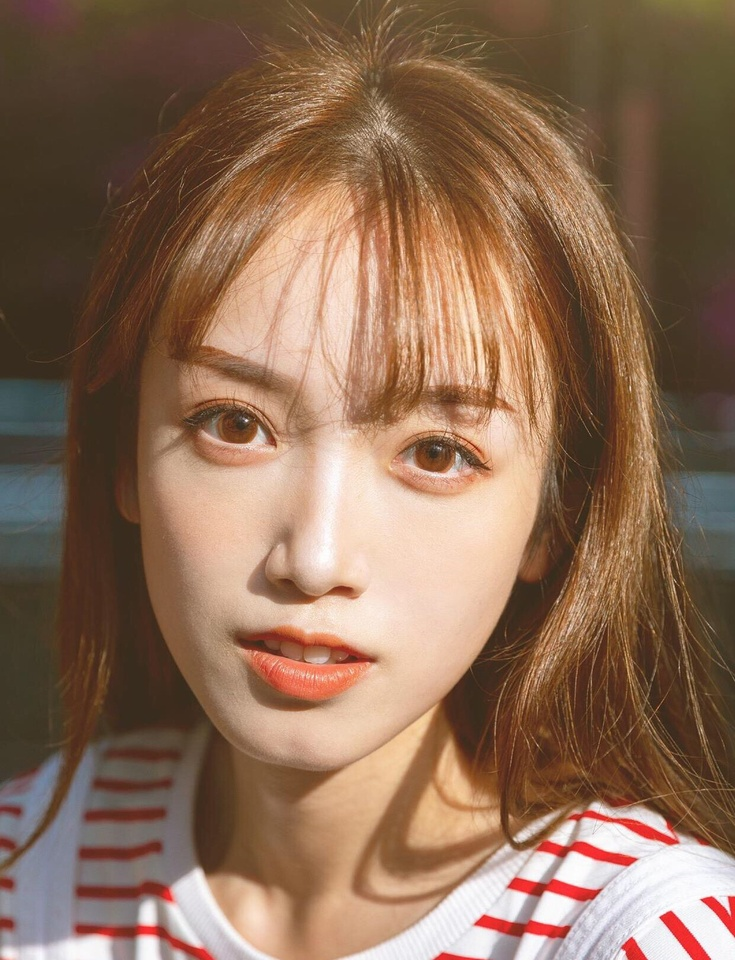
#> input picture image/women.jpeg, 735 x 960 px, shrunk from 1242 x 1621 before the run
$ python main.py   (older library calls are emulated)
#> lines starting #> are read from the running program, lines starting #| are printed output that depends on the picture; after the words box and inside, x2 and y2 are one past the last pixel; in counts of white or black regions, pixels touching at a corner belong together
### GeneticAlgorithm.py
import numpy as np
import random
from otsu import my_otsu
from PIL import Image


class GeneticAlgorithm:
    def __init__(self, image, N, max_interation):
        self.image = np.array(image)
        self.N = N  # 种群个数
        self.population = self.init_chrome(self.N)
        self.max_interation = max_interation  # 迭代的最大次数

    # 将染色体转化为十进制数进行ostu比较
    def bin_to_oct(self, chrom):
        result = 0
        for i in range(len(chrom) - 1, -1, -1):
            if chrom[i] == 1:
                result += pow(2, len(chrom) - 1 - i)
            else:
                pass
        return result

    # 初始化N条染色体
    def init_chrome(self, N):
        population = []
        for i in range(0, N):
            population.append(np.random.randint(0, 2, 8).tolist())
        return population
        # [6 lines of commented-out code are left out]
    def get_fitness(self):
        test_nums = []
        for pop in self.population:
            test_nums.append(self.bin_to_oct(pop))
        fitness = [my_otsu(self.image, i) for i in test_nums]
        #dicts = dict(zip(test_nums, fitness))
        return fitness

    # 对染色体进行选择,随机选择种群个数的染色体组，允许重复，实现轮盘选择法
    def select(self):
        new_population = []
        fitness = self.get_fitness()
        sum_fitness = np.sum(fitness)
        probability = fitness / sum_fitness
        # 计算累计概率
        accu_probability = [0]
        for i in range(0, len(probability), 1):
            accu_probability.append(sum(probability[0:i+1]))
        # 产生N个0-1的随机数
        random_num = np.random.random(self.N)
        for num in random_num:
            for i in range(0, len(accu_probability), 1):
                if accu_probability[i] <= num <= accu_probability[i + 1]:
                    new_population.append(self.population[i])
                else:
                    pass

        # 选择过后种群变少了，或者变多了，需要重新生成，或者舍弃
        if len(new_population) < self.N:
            for i in range(0, self.N - len(new_population)):
                new_population.append(np.random.randint(0, 2, 8).tolist())
            self.population = new_population[:]
        elif len(new_population) > self.N:
            self.population = new_population[:self.N]

        # [14 lines of commented-out code are left out]
    def cross(self):
        num1, num2 = random.randint(0, self.N - 2), random.randint(0, self.N - 2)
        cross_bits_num = 4
        self.population[num1][cross_bits_num:], self.population[num2][cross_bits_num:] = \
            self.population[num2][cross_bits_num:], self.population[num1][cross_bits_num:]

    # 选择染色体进行变异
    def mutate(self):
        # 计算变异的染色体个数
        # 进行退火操作
        mutate_num = 0.04 * self.N * 8
        mutate_num = int(mutate_num)
        for i in range(mutate_num):
            x = random.randint(0, 7)
            y = random.randint(0, 7)
            pre_fitness = my_otsu(self.image, self.bin_to_oct(self.population[x]))
            if self.population[x][y] == 1:
                self.population[x][y] = 0
                # [10 lines of commented-out code are left out]
            else:
                self.population[x][y] = 1
                # [10 lines of commented-out code are left out]

    def get_threshold(self):
        best_thresholds, best_fitnesss = [], []
        inter_count = 0
        fitness = self.get_fitness()
        best_fitness = np.max(fitness)
        print(best_fitness)
        # 对种群进行灾变，如果5代只能还没有出现比之前更加优秀的种群，则后面的每次迭代都杀死最优秀的种群
        fiteness_max, sustain_num, cata_count = 0, 0, 0
        best_threshold = self.bin_to_oct(self.population[np.argmax(fitness)])
        while True:
            self.select()
            self.cross()
            self.mutate()
            fitness = self.get_fitness()
            if best_fitness < np.max(fitness):
                best_fitness = np.max(fitness)
                best_threshold = self.bin_to_oct(self.population[np.argmax(fitness)])
                inter_count += 1
                sustain_num = 0
            else:
                sustain_num += 1
                inter_count += 1
                if sustain_num >= 5:  # 五代以内都没有出现更好的种群,发生灾变
                    fitness_max = max(fitness)
                    for i in range(0, len(self.population)):
                        if my_otsu(self.image, self.bin_to_oct(self.population[i])) == fiteness_max:
                            self.population[i] = self.init_chrome(1)
                            cata_count += 1
                            if cata_count == 5:
                                sustain_num, cata_count = 0, 0
                        else:
                            pass

            if inter_count > self.max_interation:
                break
            print("适应度函数最大值为： {}".format(best_threshold))
            best_thresholds.append(best_threshold)
            print("最佳适应度为： {}".format(best_fitness))
            best_fitnesss.append(best_fitness)
            print()
        return best_threshold, best_thresholds, best_fitnesss, inter_count

### otsu.py
import numpy as np
import matplotlib.pyplot as plt
from PIL import Image


def total_pix(image):
    size = image.shape[0] * image.shape[1]
    return size


# [46 lines left out: functions histogramify, get_best_threshold, not called in this run]


def my_otsu(image, threshold):
    image = np.transpose(np.asarray(image))
    total = total_pix(image)
    bin_image = image < threshold
    sumT = np.sum(image)
    w0 = np.sum(bin_image)
    sum0 = np.sum(bin_image * image)
    w1 = total - w0
    if w1 == 0:
        return 0
    sum1 = sumT - sum0
    mean0 = sum0 / (w0 * 1.0)
    mean1 = sum1 / (w1 * 1.0)
    varBetween = w0 / (total * 1.0) * w1 / (total * 1.0) * (mean0 - mean1) * (
            mean0 - mean1)  # formulation form https://en.wikipedia.org/wiki/Otsu%27s_method
    # print "varBetween is:", varBetween
    return varBetween


#print(my_otsu(img_array, 116))

### main.py
import numpy as np
import matplotlib.pyplot as plt
from PIL import Image
from GeneticAlgorithm import GeneticAlgorithm
import otsu


def threshold(t, image):
    image_tmp = np.asarray(image)
    intensity_array = list(np.where(image_tmp < t, 0, 255).reshape(-1))
    image.putdata(intensity_array)
    #image.show()
    image.save('image/output.jpg')


def main():
    thresholds, fitnesss = [], []
    im = Image.open('image/women.jpeg')
#> im is the input picture: PIL image 735x960 RGB; mean R, G, B 140.5, 108.8, 86.3
    im.load()
    #im.show()
    im_gray = im.convert('L')
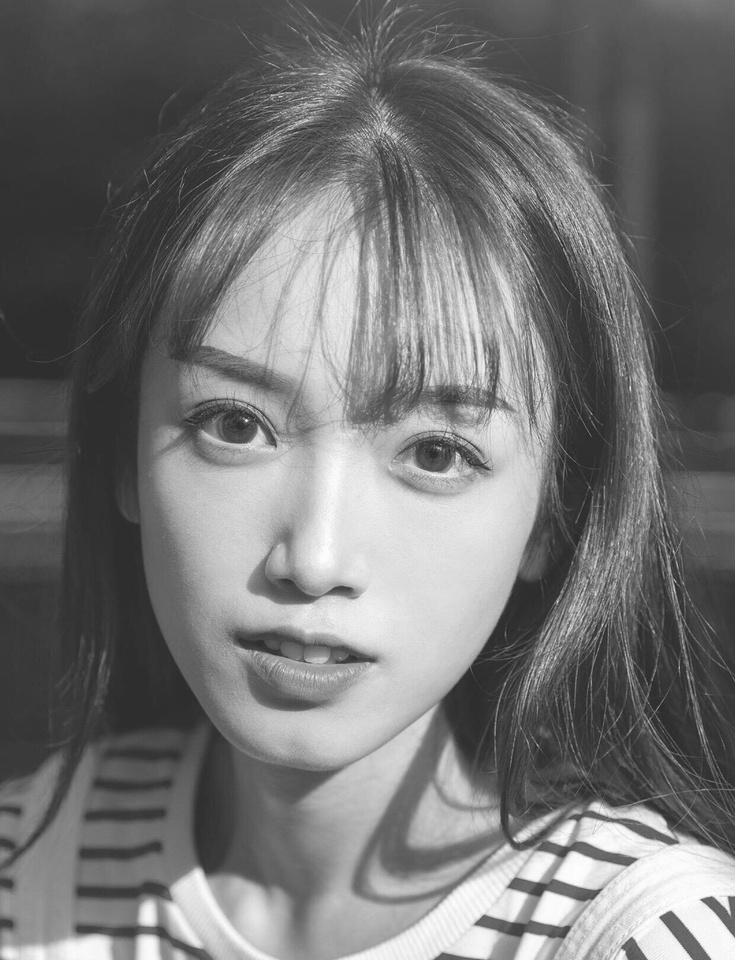
#> im_gray: PIL image 735x960 L; min 31, max 255, mean 115.7
    # im_gray.show()
    # im_gray.save('image/woman_gray.jpg')
    g = GeneticAlgorithm(im_gray, 8, 100)
    # print(otsu.get_best_threshold(np.array(im_gray)))
    best_threshold, thresholds, fitnesss, cur_iteration = g.get_threshold()
#> in my_otsu, `image = np.transpose(np.asarray(image))`:
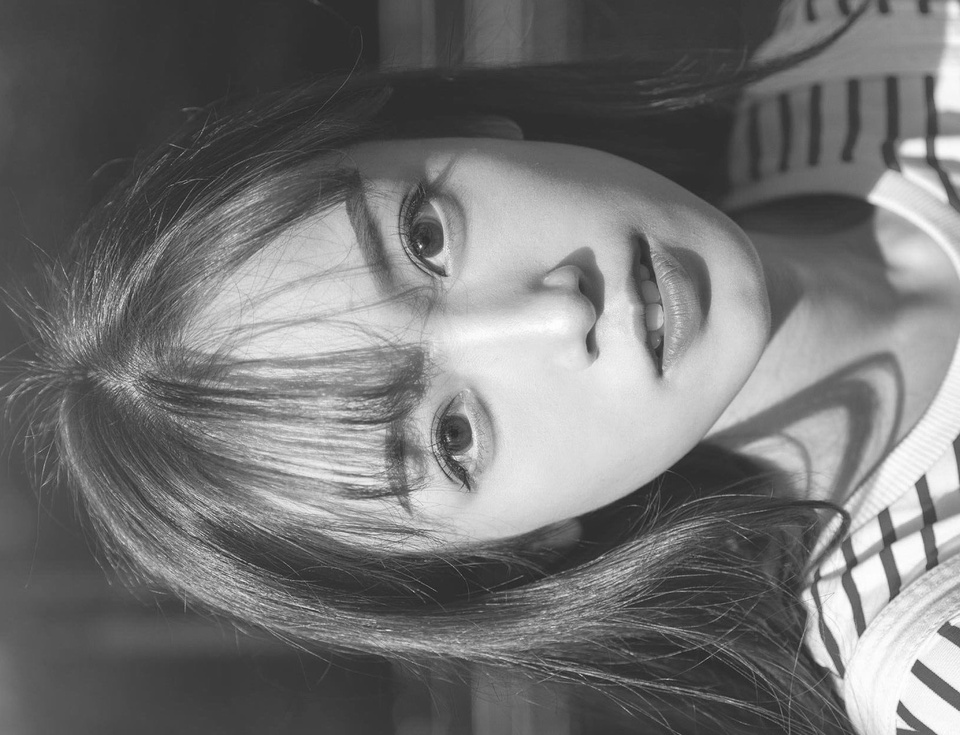
#> image: shape (735, 960); min 31, max 255, mean 115.7
#> in my_otsu, `total = total_pix(image)`: total = 705600
#> in my_otsu, `bin_image = image < threshold`:
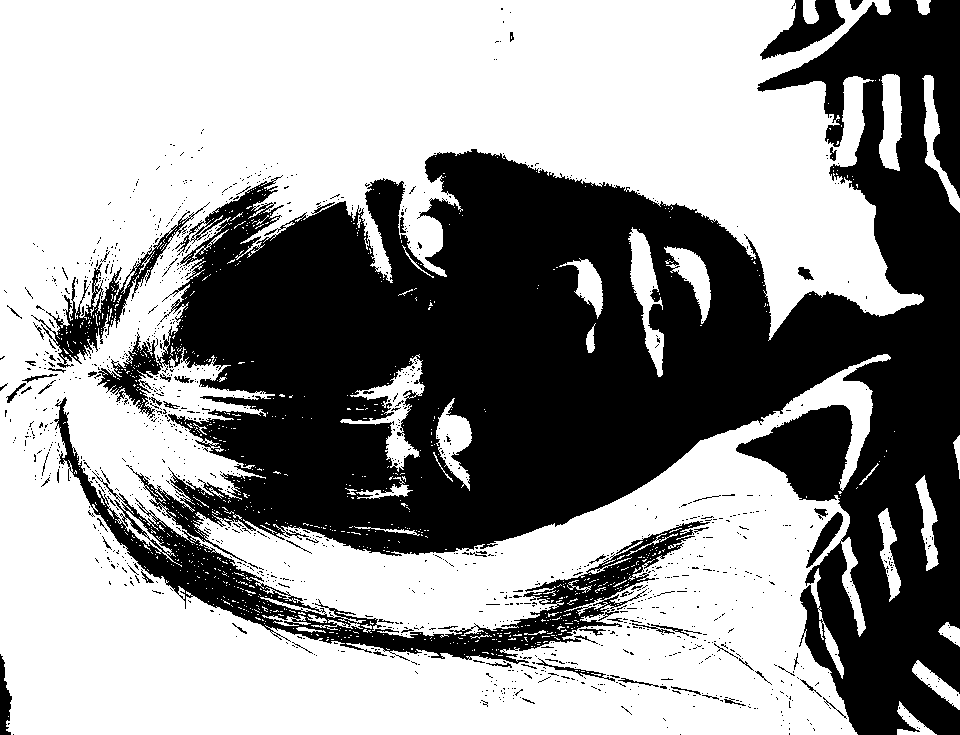
#> bin_image: shape (735, 960) bool; 58.8% white; 1289 black regions (1220 under 20 px), largest, box (x1, y1, x2, y2) and area: (54, 0, 960, 735) 277215, (31, 202, 210, 368) 3730, (760, 0, 845, 60) 2146
#> in my_otsu, `sumT = np.sum(image)`: sumT = 81648447
#> in my_otsu, `w0 = np.sum(bin_image)`: w0 = 414672
#> in my_otsu, `sum0 = np.sum(bin_image * image)`: sum0 = 30037876
#> in my_otsu, `w1 = total - w0`: w1 = 290928
#> in my_otsu, `sum1 = sumT - sum0`: sum1 = 51610571
#> in my_otsu, `mean0 = sum0 / (w0 * 1.0)`: mean0 = 72.44
#> in my_otsu, `mean1 = sum1 / (w1 * 1.0)`: mean1 = 177.4
#> in my_otsu, `varBetween = w0 / (total * 1.0) * w1 / (total * 1.0) * (mean0 - mean1)..`: varBetween = 2669.6
#> in my_otsu (call 2), `bin_image = image < threshold`: bin_image: shape (735, 960) bool; 95.4% white; 669 black regions (631 under 20 px), largest, box (x1, y1, x2, y2) and area: (819, 583, 960, 735) 10790, (872, 344, 960, 526) 5890, (443, 310, 570, 393) 4717
#> in my_otsu (call 3), `bin_image = image < threshold`: bin_image: shape (735, 960) bool; every value is 0
#> in my_otsu (call 4), `bin_image = image < threshold`: bin_image: shape (735, 960) bool; 62.8% white; 1256 black regions (1209 under 20 px), largest, box (x1, y1, x2, y2) and area: (60, 0, 960, 735) 245184, (737, 406, 850, 501) 5868, (55, 208, 203, 359) 2251
#> in my_otsu (call 5), `bin_image = image < threshold`: bin_image: shape (735, 960) bool; 80% white; 1140 black regions (1081 under 20 px), largest, box (x1, y1, x2, y2) and area: (190, 170, 759, 542) 82189, (818, 554, 960, 735) 17024, (850, 337, 960, 556) 8428
#> in my_otsu (call 6), `bin_image = image < threshold`: bin_image: shape (735, 960) bool; 49.6% white; 1320 white regions (1257 under 20 px), largest, box (x1, y1, x2, y2) and area: (0, 0, 885, 735) 328274, (398, 161, 450, 277) 2569, (138, 373, 256, 419) 1962
#> in my_otsu (call 7), `bin_image = image < threshold`: bin_image: shape (735, 960) bool; 49% white; 1299 white regions (1236 under 20 px), largest, box (x1, y1, x2, y2) and area: (0, 0, 884, 735) 320148, (84, 232, 190, 373) 3479, (398, 165, 450, 277) 2494
#> in my_otsu (call 8), `bin_image = image < threshold`: bin_image: shape (735, 960) bool; 72.4% white; 1429 black regions (1343 under 20 px), largest, box (x1, y1, x2, y2) and area: (181, 160, 960, 558) 141658, (817, 531, 960, 735) 19684, (868, 163, 960, 294) 8502
#> in get_fitness, `fitness = [my_otsu(self.image, i) for i in test_nums]`: fitness = [2669.6, 741.4, nan, 2767.9, 2353.9, 2338.7, 2314.4, 2735.7]
#> in get_threshold, `best_fitness = np.max(fitness)`: best_fitness = nan
#| nan
#> in get_threshold, `best_threshold = self.bin_to_oct(self.population[np.argmax(fitness)])`: best_threshold = 22
#> the loop in get_threshold, `while True:` made 101 passes
#> fitness on passes 1 to 2: [2338.7, 2435.7, 2570.4, nan, nan, 37.7, 2201.2, nan], [2338.7, 2435.7, 2570.4, nan, nan, 37.7, 2201.2, nan]
#> sum_fitness in select on pass 3: 14024.7
#> (printed output is left out)
#> pass 1, in my_otsu (call 20), `bin_image = image < threshold`:
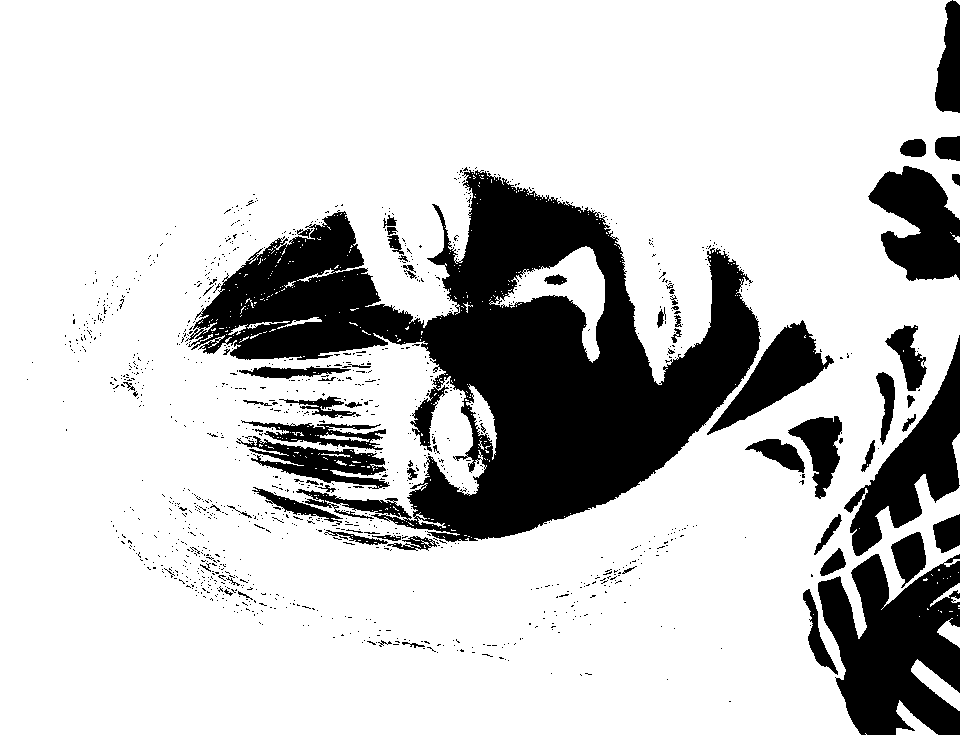
#> bin_image: shape (735, 960) bool; 78.8% white; 1189 black regions (1123 under 20 px), largest, box (x1, y1, x2, y2) and area: (185, 170, 761, 542) 87231, (818, 554, 960, 735) 17277, (844, 335, 960, 556) 8752
#> pass 1, in my_otsu (call 21), `bin_image = image < threshold`:
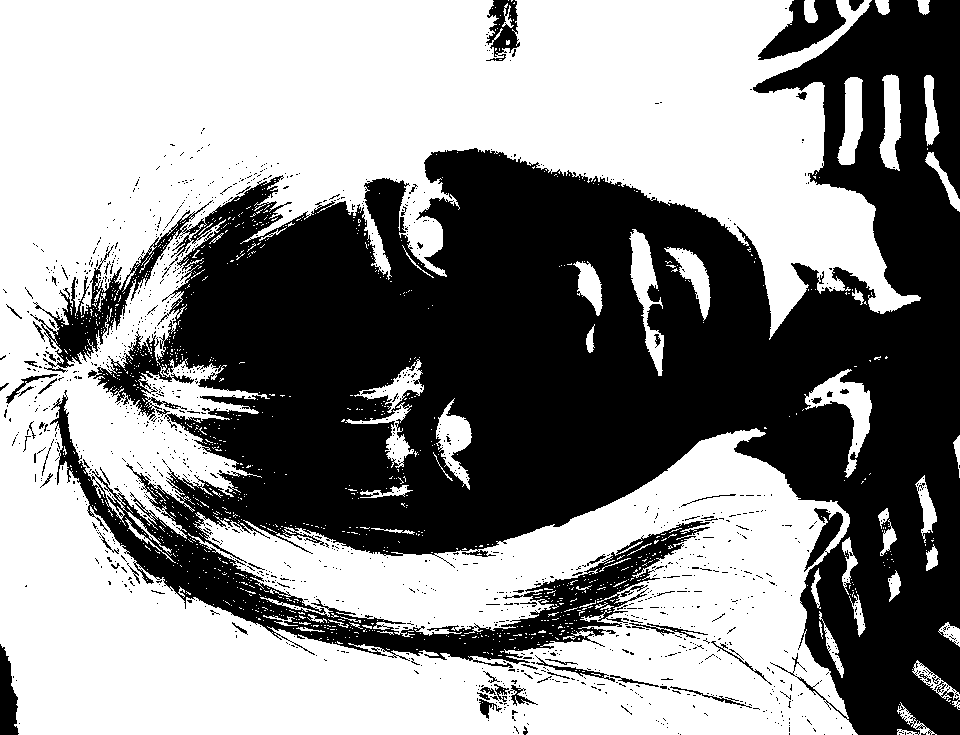
#> bin_image: shape (735, 960) bool; 55.8% white; 1296 black regions (1235 under 20 px), largest, box (x1, y1, x2, y2) and area: (30, 0, 960, 735) 300162, (758, 0, 846, 60) 2437, (0, 644, 19, 735) 1173
#> pass 1, in my_otsu (call 24), `bin_image = image < threshold`:
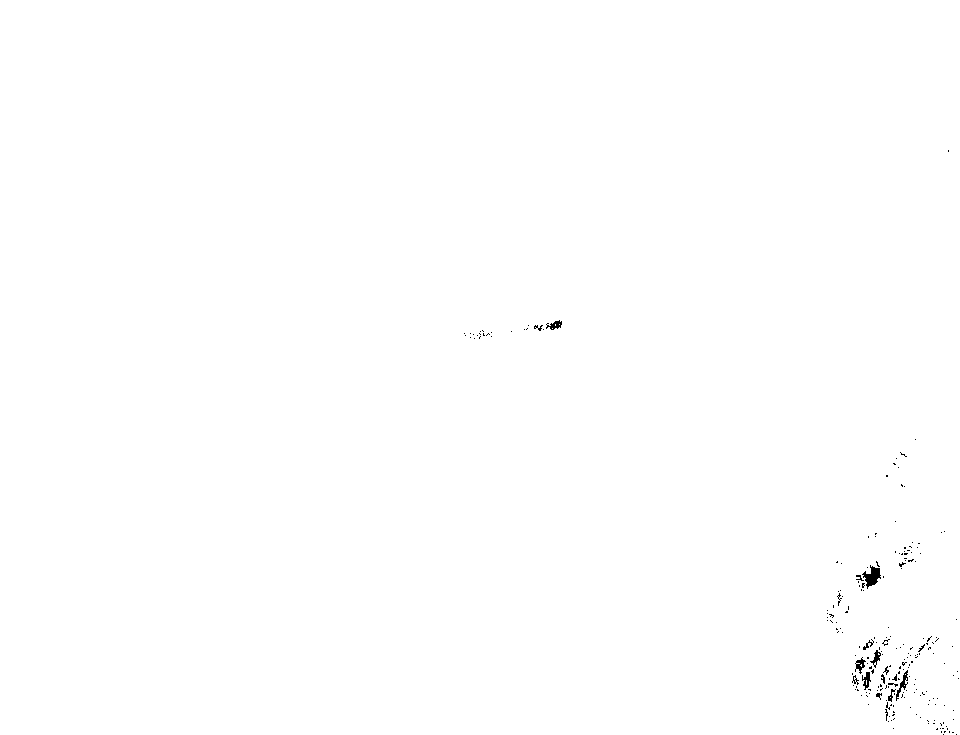
#> bin_image: shape (735, 960) bool; 99.8% white; black in thin lines or dots, all inside (x1, y1, x2, y2) = (464, 150, 959, 735)
    # otsu.histogramify(im_gray)#画出灰度直方图
    threshold(best_threshold, im_gray)
#> in threshold, `image.putdata(intensity_array)`: image: PIL image 735x960 L; every value is 255
    plt.title("threshold(N={} iteration={})".format(g.N, g.max_interation), fontsize=12)
    plt.plot(thresholds, linewidth=1)
    plt.show()
    plt.title("fitness N=({} iteration={})".format(g.N, g.max_interation), fontsize=12)
    plt.plot(fitnesss, linewidth=1)
    plt.show()
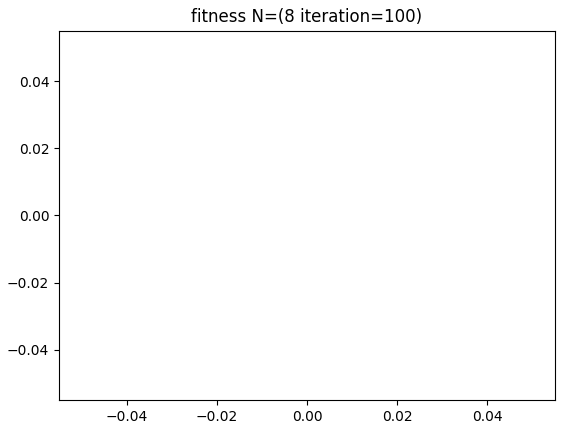
#> figure drawn by matplotlib, 1 panel
    # print(fitnesss)


if __name__ == '__main__':
    main()
